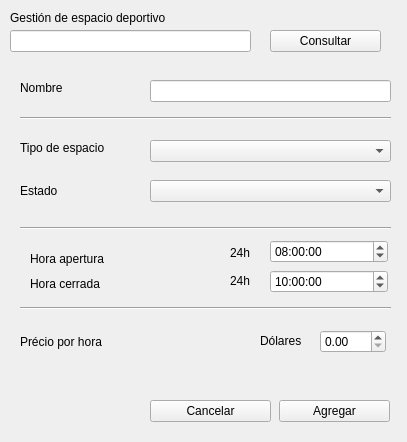
<?xml version="1.0" encoding="UTF-8"?>
<ui version="4.0">
 <class>Ventana_espacio_deportivo</class>
 <widget class="QWidget" name="Ventana_espacio_deportivo">
  <property name="geometry">
   <rect>
    <x>0</x>
    <y>0</y>
    <width>407</width>
    <height>442</height>
   </rect>
  </property>
  <property name="windowTitle">
   <string>Form</string>
  </property>
  <widget class="QLabel" name="label">
   <property name="geometry">
    <rect>
     <x>10</x>
     <y>10</y>
     <width>191</width>
     <height>16</height>
    </rect>
   </property>
   <property name="text">
    <string>Gestión de espacio deportivo</string>
   </property>
  </widget>
  <widget class="QLabel" name="label_2">
   <property name="geometry">
    <rect>
     <x>20</x>
     <y>140</y>
     <width>101</width>
     <height>16</height>
    </rect>
   </property>
   <property name="text">
    <string>Tipo de espacio</string>
   </property>
  </widget>
  <widget class="QComboBox" name="comboBox_espacios">
   <property name="geometry">
    <rect>
     <x>150</x>
     <y>140</y>
     <width>241</width>
     <height>22</height>
    </rect>
   </property>
   <property name="modelColumn">
    <number>0</number>
   </property>
  </widget>
  <widget class="QLabel" name="label_3">
   <property name="geometry">
    <rect>
     <x>30</x>
     <y>249</y>
     <width>91</width>
     <height>20</height>
    </rect>
   </property>
   <property name="text">
    <string>Hora apertura</string>
   </property>
  </widget>
  <widget class="QLabel" name="label_4">
   <property name="geometry">
    <rect>
     <x>30</x>
     <y>276</y>
     <width>81</width>
     <height>16</height>
    </rect>
   </property>
   <property name="text">
    <string>Hora cerrada</string>
   </property>
  </widget>
  <widget class="QTimeEdit" name="time_hora_cerrada">
   <property name="geometry">
    <rect>
     <x>270</x>
     <y>270</y>
     <width>118</width>
     <height>23</height>
    </rect>
   </property>
   <property name="time">
    <time>
     <hour>10</hour>
     <minute>0</minute>
     <second>0</second>
    </time>
   </property>
  </widget>
  <widget class="QTimeEdit" name="time_hora_apertura">
   <property name="geometry">
    <rect>
     <x>270</x>
     <y>240</y>
     <width>118</width>
     <height>23</height>
    </rect>
   </property>
   <property name="time">
    <time>
     <hour>8</hour>
     <minute>0</minute>
     <second>0</second>
    </time>
   </property>
  </widget>
  <widget class="QLabel" name="label_5">
   <property name="geometry">
    <rect>
     <x>20</x>
     <y>334</y>
     <width>91</width>
     <height>16</height>
    </rect>
   </property>
   <property name="text">
    <string>Précio por hora</string>
   </property>
  </widget>
  <widget class="QDoubleSpinBox" name="spin_precio_por_hora">
   <property name="geometry">
    <rect>
     <x>320</x>
     <y>330</y>
     <width>66</width>
     <height>23</height>
    </rect>
   </property>
  </widget>
  <widget class="QLabel" name="label_6">
   <property name="geometry">
    <rect>
     <x>260</x>
     <y>330</y>
     <width>59</width>
     <height>21</height>
    </rect>
   </property>
   <property name="text">
    <string>Dólares</string>
   </property>
  </widget>
  <widget class="QLabel" name="label_7">
   <property name="geometry">
    <rect>
     <x>20</x>
     <y>184</y>
     <width>59</width>
     <height>14</height>
    </rect>
   </property>
   <property name="text">
    <string>Estado</string>
   </property>
  </widget>
  <widget class="QComboBox" name="comboBox_estados">
   <property name="geometry">
    <rect>
     <x>150</x>
     <y>180</y>
     <width>241</width>
     <height>22</height>
    </rect>
   </property>
  </widget>
  <widget class="QPushButton" name="btn_agregar">
   <property name="geometry">
    <rect>
     <x>279</x>
     <y>400</y>
     <width>111</width>
     <height>22</height>
    </rect>
   </property>
   <property name="text">
    <string>Agregar</string>
   </property>
  </widget>
  <widget class="QPushButton" name="btn_cancelar">
   <property name="geometry">
    <rect>
     <x>150</x>
     <y>400</y>
     <width>121</width>
     <height>22</height>
    </rect>
   </property>
   <property name="text">
    <string>Cancelar</string>
   </property>
  </widget>
  <widget class="QLabel" name="label_8">
   <property name="geometry">
    <rect>
     <x>20</x>
     <y>80</y>
     <width>101</width>
     <height>16</height>
    </rect>
   </property>
   <property name="text">
    <string>Nombre</string>
   </property>
  </widget>
  <widget class="QLineEdit" name="entry_nombre">
   <property name="geometry">
    <rect>
     <x>150</x>
     <y>80</y>
     <width>241</width>
     <height>22</height>
    </rect>
   </property>
  </widget>
  <widget class="Line" name="line">
   <property name="geometry">
    <rect>
     <x>20</x>
     <y>110</y>
     <width>371</width>
     <height>16</height>
    </rect>
   </property>
   <property name="orientation">
    <enum>Qt::Horizontal</enum>
   </property>
  </widget>
  <widget class="Line" name="line_2">
   <property name="geometry">
    <rect>
     <x>20</x>
     <y>220</y>
     <width>371</width>
     <height>16</height>
    </rect>
   </property>
   <property name="orientation">
    <enum>Qt::Horizontal</enum>
   </property>
  </widget>
  <widget class="Line" name="line_3">
   <property name="geometry">
    <rect>
     <x>20</x>
     <y>300</y>
     <width>371</width>
     <height>16</height>
    </rect>
   </property>
   <property name="orientation">
    <enum>Qt::Horizontal</enum>
   </property>
  </widget>
  <widget class="QLabel" name="label_9">
   <property name="geometry">
    <rect>
     <x>230</x>
     <y>245</y>
     <width>31</width>
     <height>16</height>
    </rect>
   </property>
   <property name="text">
    <string>24h</string>
   </property>
  </widget>
  <widget class="QLabel" name="label_10">
   <property name="geometry">
    <rect>
     <x>230</x>
     <y>273</y>
     <width>31</width>
     <height>16</height>
    </rect>
   </property>
   <property name="text">
    <string>24h</string>
   </property>
  </widget>
  <widget class="QLineEdit" name="lineEdit">
   <property name="geometry">
    <rect>
     <x>10</x>
     <y>30</y>
     <width>241</width>
     <height>22</height>
    </rect>
   </property>
  </widget>
  <widget class="QPushButton" name="pushButton">
   <property name="geometry">
    <rect>
     <x>270</x>
     <y>30</y>
     <width>111</width>
     <height>22</height>
    </rect>
   </property>
   <property name="text">
    <string>Consultar</string>
   </property>
  </widget>
 </widget>
 <resources/>
 <connections/>
</ui>
